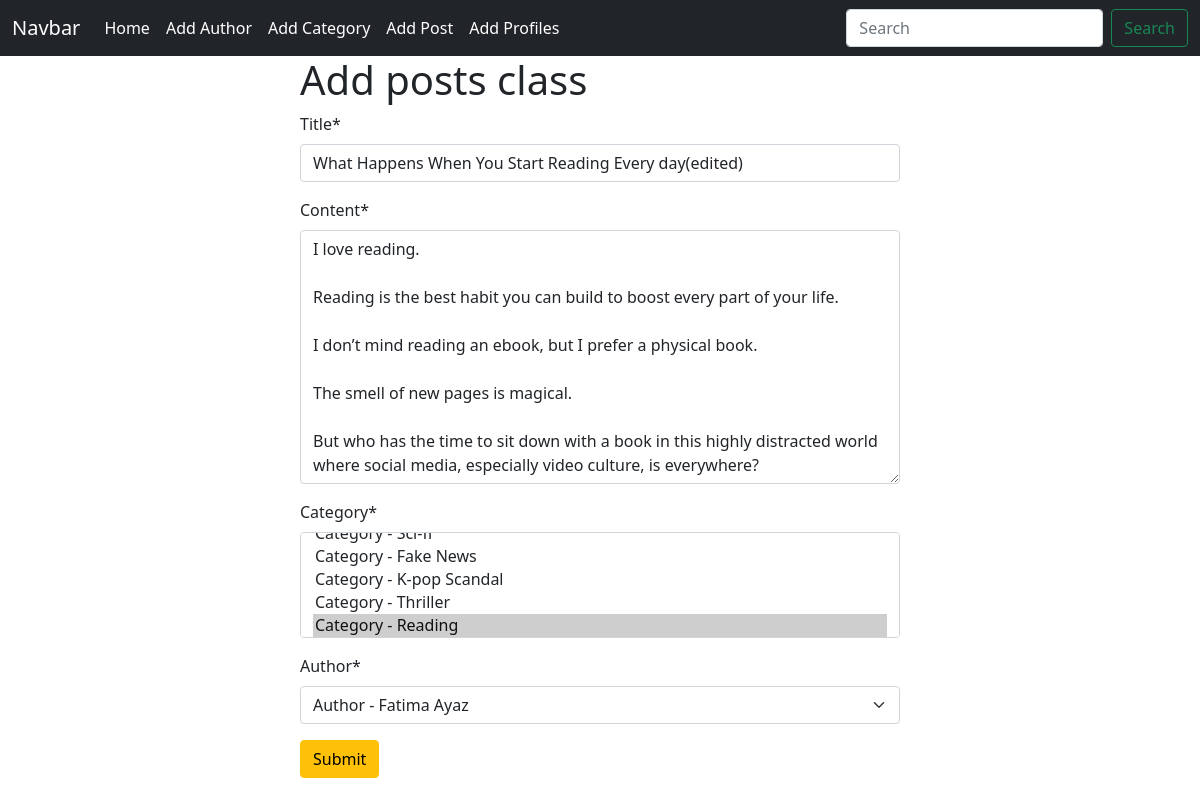
Page /posts/edit2/ on the committed database.
### posts/models.py (models this page shows, shortened)
class Post(models.Model):
    title = models.CharField(max_length=100)
    content = models.TextField()
    category = models.ManyToManyField(Category)
    author = models.ForeignKey(Author, on_delete=models.CASCADE)

### posts/views.py (the view)
# urls.py: path('edit<int:id>/', views.edit_posts,name='edit_posts'),
def edit_posts(request,id):
    post = models.Post.objects.get(pk=id)
    post_form = forms.PostForm(instance=post)
    if request.method == 'POST':
        post_form = forms.PostForm(request.POST , instance=post)
        if post_form.is_valid():
            post_form.save()
            return redirect('homepage')
    return render(request, 'add_posts.html',{'form': post_form})

### posts/forms.py
class PostForm(forms.ModelForm):
    class Meta :
        model = Post
        fields = '__all__'

### author/models.py (called while the page is built)
    def __str__(self):
        return f'Author - {self.name}'

### categories/models.py (called while the page is built)
    def __str__(self):
        return f'Category - {self.name}'

### posts/templates/add_posts.html (shortened to what this page needs)
{% extends "base.html" %}
{%  load crispy_forms_tags  %}
{% block content %}
<form class="w-50 m-auto" method="post">
<h1>Add posts class</h1>
    {{form|crispy}}
    <button type='submit' class="btn btn-warning">Submit</button>
</form>
{% endblock%}

### rows in the picture
Post: title "What Happens When You Start Reading Every day(edited)", content "I love reading. Reading is the best habit you can build to boost every part of your life. I don’t mind reading an ebook, but I prefer a physical book. The smell of new pages is magical. But who has the time to sit down with a book in this highly distracted world where social media, especially video culture, is everywhere?", author "Author - Fatima Ayaz"
